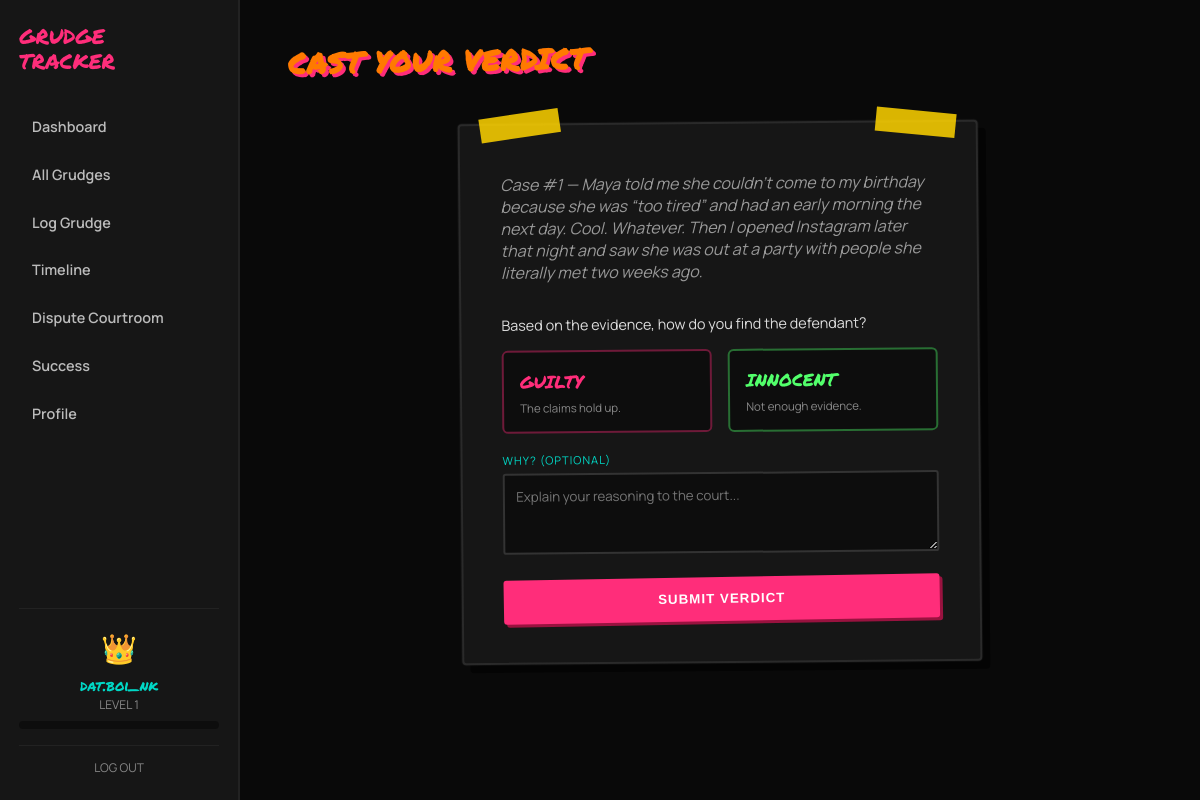
Screenshot of /Public/verdict.php?dispute_id=1 (signed in) with the database file from the repository.
### tables this page shows
CREATE TABLE users (
  id INT AUTO_INCREMENT PRIMARY KEY,
  username VARCHAR(50) NOT NULL UNIQUE,
  email VARCHAR(150) NOT NULL UNIQUE,
  password_hash VARCHAR(255) NOT NULL,
  avatar_emoji VARCHAR(10) DEFAULT '👑',

   
  trust_score INT DEFAULT 50,           
  xp INT DEFAULT 0,
  level INT DEFAULT 1,
  streak_count INT DEFAULT 0,
  last_active_date DATE DEFAULT NULL,

   
  undo_used BOOLEAN DEFAULT FALSE,
  undo_used_at TIMESTAMP NULL DEFAULT NULL,

  created_at TIMESTAMP DEFAULT CURRENT_TIMESTAMP
);

CREATE TABLE disputes (
  id INT AUTO_INCREMENT PRIMARY KEY,
  grudge_id INT NOT NULL,
  filed_by INT NOT NULL,

  status ENUM('In Session', 'Ruled', 'Dismissed') DEFAULT 'In Session',
  verdict ENUM('Guilty', 'Innocent', 'Pending') DEFAULT 'Pending',
  verdict_reasoning TEXT DEFAULT NULL,

  created_at TIMESTAMP DEFAULT CURRENT_TIMESTAMP,
  resolved_at TIMESTAMP NULL DEFAULT NULL,

  FOREIGN KEY (grudge_id) REFERENCES grudges(id) ON DELETE CASCADE,
  FOREIGN KEY (filed_by) REFERENCES users(id) ON DELETE CASCADE
);

CREATE TABLE grudges (
  id INT AUTO_INCREMENT PRIMARY KEY,
  user_id INT NOT NULL,

  title VARCHAR(255) NOT NULL,
  person_involved VARCHAR(100) NOT NULL,
  category VARCHAR(50) NOT NULL,
  severity ENUM('Low', 'Medium', 'High', 'Critical') NOT NULL,
  status ENUM('Active', 'In Progress', 'Resolved', 'Archived') DEFAULT 'Active',
  emoji VARCHAR(10) DEFAULT NULL,        
  notes TEXT DEFAULT NULL,
  date_occurred DATE NOT NULL,

  created_at TIMESTAMP DEFAULT CURRENT_TIMESTAMP,
  updated_at TIMESTAMP DEFAULT CURRENT_TIMESTAMP ON UPDATE CURRENT_TIMESTAMP,

  FOREIGN KEY (user_id) REFERENCES users(id) ON DELETE CASCADE
);

### Public/verdict.php (the view, shortened to what this page needs)
<?php
include 'includes/header.php';
$userId = $_SESSION['user_id'];
$disputeId = $_GET['dispute_id'] ?? null;
$disputeStmt = $pdo->prepare("
    SELECT d.*, g.title AS grudge_title
    FROM disputes d
    JOIN grudges g ON g.id = d.grudge_id
    WHERE d.id = ?
");
$disputeStmt->execute([$disputeId]);
$dispute = $disputeStmt->fetch();
$isJurorStmt = $pdo->prepare("SELECT id FROM dispute_jurors WHERE dispute_id = ? AND user_id = ?");
$isJurorStmt->execute([$disputeId, $userId]);
$isJuror = (bool) $isJurorStmt->fetch();
$hasVotedStmt = $pdo->prepare("SELECT id FROM jury_votes WHERE dispute_id = ? AND juror_id = ?");
$hasVotedStmt->execute([$disputeId, $userId]);
$hasVoted = (bool) $hasVotedStmt->fetch();
?>
<div class="dashboard-top">
  <h1 class="graffiti-heading heading-orange-pink">CAST YOUR VERDICT</h1>
</div>
<div class="evidence-card verdict-page-card">
  <div class="tape tape-left"></div>
  <div class="tape tape-right"></div>
  <p class="auth-subtext">Case #<?php echo $dispute['id']; ?> — <?php echo htmlspecialchars($dispute['grudge_title']); ?></p>
  <?php if (!$isJuror): ?>
    <p class="verdict-modal-question">You weren't invited to serve on this jury.</p>
    <a href="courtroom.php?dispute_id=<?php echo $disputeId; ?>" class="btn-sticker btn-pink btn-full" style="margin-top: 1rem;">Back to Case</a>
  <?php elseif ($hasVoted): ?>
    <p class="verdict-modal-question">You've already cast your vote on this case.</p>
    <a href="courtroom.php?dispute_id=<?php echo $disputeId; ?>" class="btn-sticker btn-pink btn-full" style="margin-top: 1rem;">Back to Case</a>
  <?php else: ?>
  <form action="verdict.php?dispute_id=<?php echo $disputeId; ?>" method="POST">
    <p class="verdict-modal-question">Based on the evidence, how do you find the defendant?</p>
    <div class="verdict-choice-grid">
      <label class="verdict-choice-btn choice-guilty" id="choiceGuilty">
        <span class="verdict-choice-label">GUILTY</span>
        <span class="verdict-choice-sub">The claims hold up.</span>
      </label>
      <label class="verdict-choice-btn choice-innocent" id="choiceInnocent">
        <span class="verdict-choice-label">INNOCENT</span>
        <span class="verdict-choice-sub">Not enough evidence.</span>
      </label>
    </div>
    <div class="verdict-reasoning-group">
      <label for="reasoning">WHY? (OPTIONAL)</label>
      <textarea id="reasoning" name="reasoning" rows="3" placeholder="Explain your reasoning to the court..."></textarea>
    </div>
    <button type="submit" class="btn-sticker btn-submit-verdict">SUBMIT VERDICT</button>
  </form>
  <?php endif; ?>
</div>
<?php include 'includes/footer.php'; ?>

### Public/includes/SideBar.php (shortened to what this page needs)
<?php
require_once 'includes/db.php';
$sidebarLevel = 1;
if (isset($_SESSION['user_id'])) {
    $sidebarStmt = $pdo->prepare("SELECT xp, level FROM users WHERE id = ?");
    $sidebarStmt->execute([$_SESSION['user_id']]);
    $sidebarUser = $sidebarStmt->fetch();
    if ($sidebarUser) {
        $sidebarLevel = $sidebarUser['level'];
    }
}
?>
<nav class="sidebar">
  <div class="sidebar-logo">
    <span class="logo-text">GRUDGE<br>TRACKER</span>
  </div>
  <ul class="sidebar-links">
    <li><a href="dashboard.php" class="<?php echo basename($_SERVER['PHP_SELF']) == 'dashboard.php' ? 'active' : ''; ?>">Dashboard</a></li>
    <li><a href="all-grudges.php" class="<?php echo basename($_SERVER['PHP_SELF']) == 'all-grudges.php' ? 'active' : ''; ?>">All Grudges</a></li>
    <li><a href="log-grudge.php" class="<?php echo basename($_SERVER['PHP_SELF']) == 'log-grudge.php' ? 'active' : ''; ?>">Log Grudge</a></li>
    <li><a href="timeline.php" class="<?php echo basename($_SERVER['PHP_SELF']) == 'timeline.php' ? 'active' : ''; ?>">Timeline</a></li>
    <li><a href="courtroom.php" class="<?php echo basename($_SERVER['PHP_SELF']) == 'courtroom.php' ? 'active' : ''; ?>">Dispute Courtroom</a></li>
    <li><a href="success.php" class="<?php echo basename($_SERVER['PHP_SELF']) == 'success.php' ? 'active' : ''; ?>">Success</a></li>
    <li><a href="profile.php" class="<?php echo basename($_SERVER['PHP_SELF']) == 'profile.php' ? 'active' : ''; ?>">Profile</a></li>
  </ul>
  <div class="sidebar-user">
    <div class="mascot-badge">👑</div>
    <p class="sidebar-username"><?php echo htmlspecialchars($_SESSION['username'] ?? 'Guest'); ?></p>
    <p class="sidebar-level">LEVEL <?php echo $sidebarLevel; ?></p>
    <div class="xp-bar-mini">
    </div>
    <a href="logout.php" class="logout-link">LOG OUT</a>
  </div>
</nav>

### rows the page displays
users: level "1"
disputes: id "1", grudge.title "Maya told me she couldn't come to my birthday because she was “too tired” and had an early morning the next day. Cool. Whatever. Then I opened Instagram later that night and saw she was out at a party with people she literally met two weeks ago."

### other values shown
$_SESSION['username'] "dat.boi_nk"
